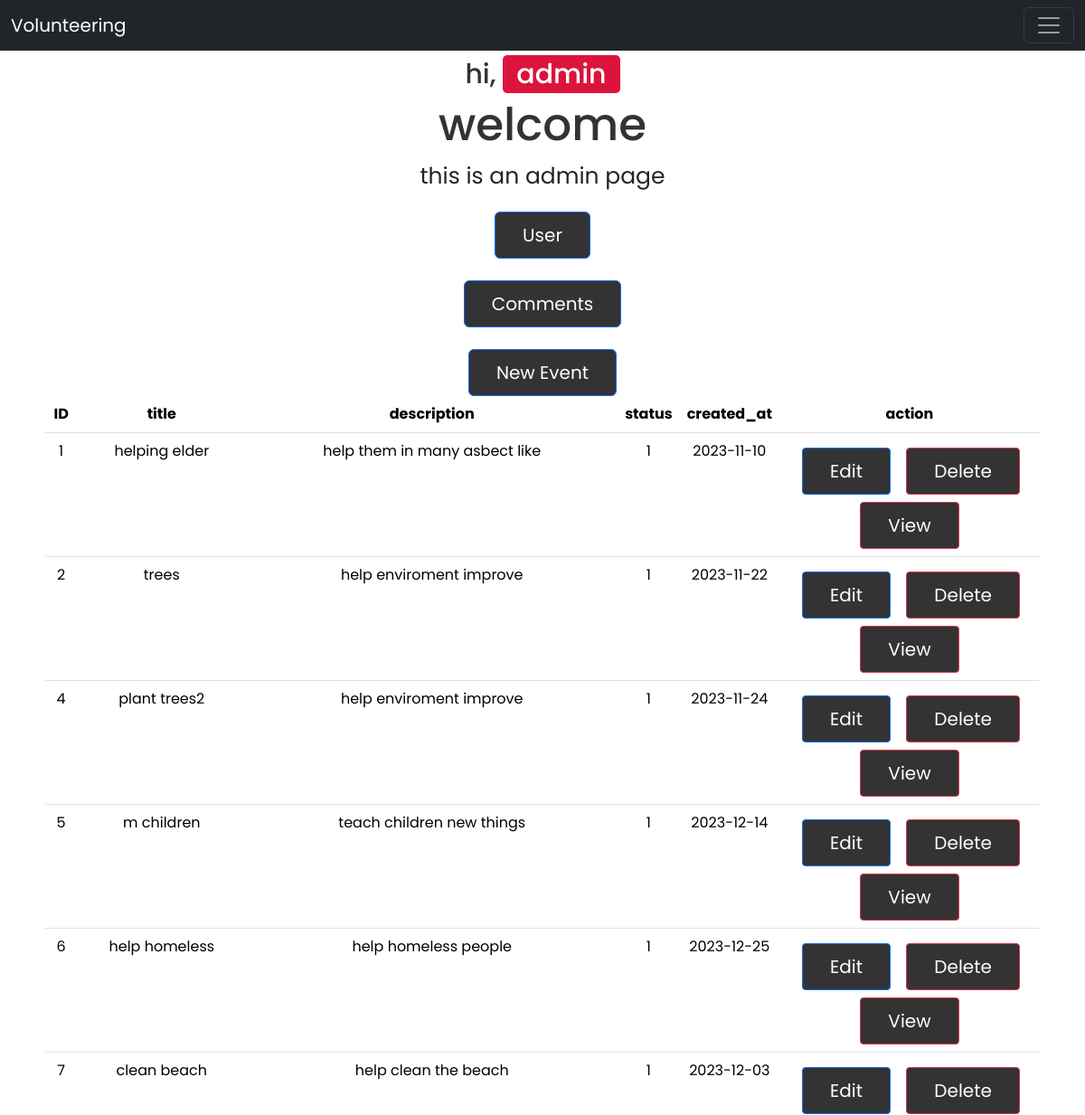
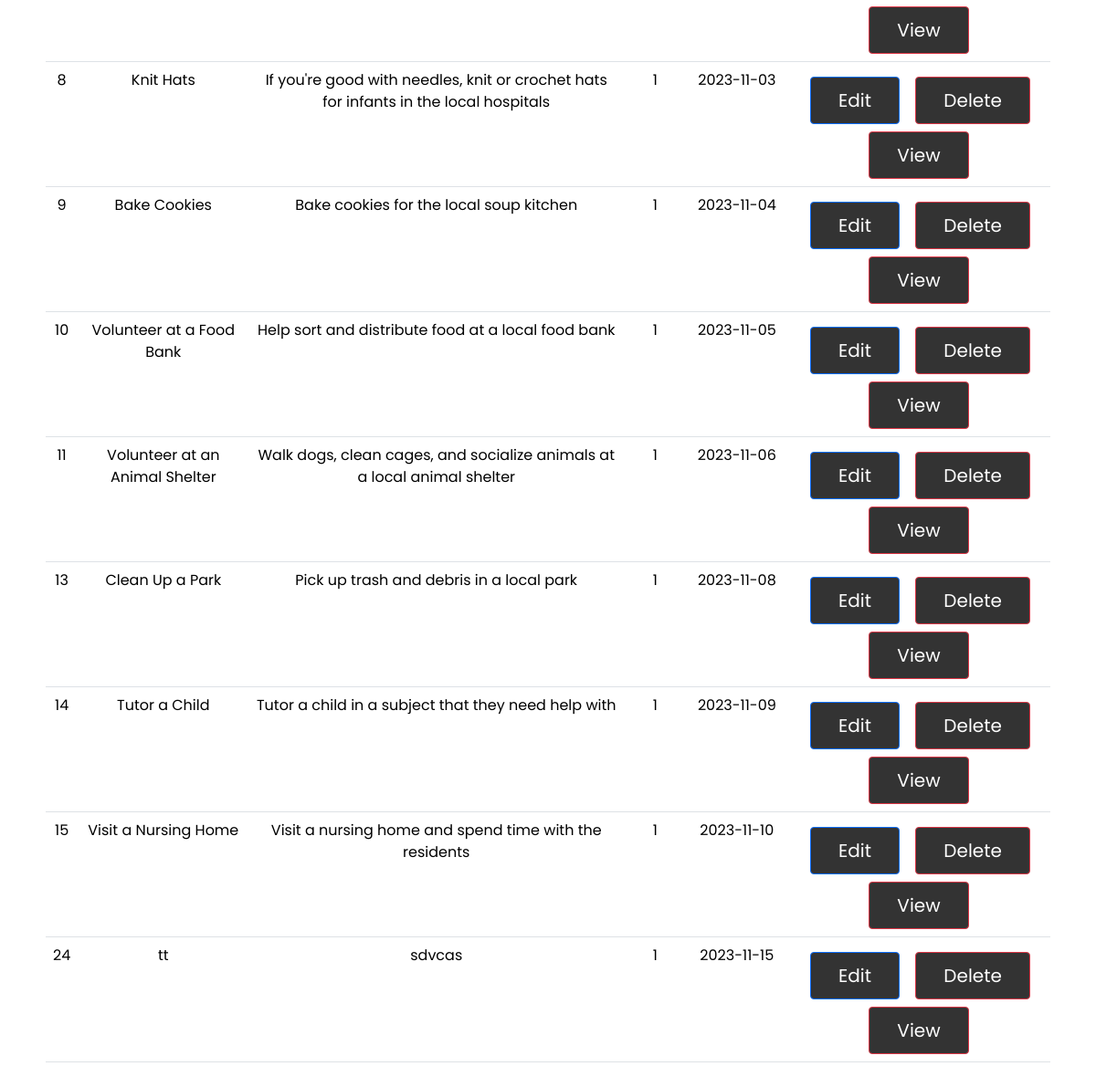
The app's page /admin_page.php with its own data (2 pictures, top to bottom).
### tables this page shows
CREATE TABLE `events` (
  `events_id` int(11) NOT NULL,
  `title` varchar(100) DEFAULT NULL,
  `description` text DEFAULT NULL,
  `status` tinyint(1) NOT NULL DEFAULT 1,
  `created_at` date DEFAULT NULL,
  `category` int(1) NOT NULL,
  `participant` int(2) NOT NULL
);

### admin_page.php (the view, shortened to what this page needs)
<?php
$or="";
$or1="";
$WHERE="";
?>
<!DOCTYPE html>
<html lang="en">
<head>
       <link rel="stylesheet" href="https://cdnjs.cloudflare.com/ajax/libs/font-awesome/6.4.2/css/all.min.css">
      <link rel="stylesheet" href="https://cdn.jsdelivr.net/npm/bootstrap@5.3.2/dist/css/bootstrap.min.css">
   <link rel="stylesheet" href="css/style.css">
</head>
<body>
<nav class="navbar navbar-dark bg-dark fixed-top ">
  <div class="container-fluid">
  <a class="navbar-brand text-white" href="done/Home.php">Volunteering</a>
    <button class="navbar-toggler" type="button" data-bs-toggle="offcanvas" data-bs-target="#offcanvasDarkNavbar" aria-controls="offcanvasDarkNavbar" aria-label="Toggle navigation">
      <span class="navbar-toggler-icon"></span>
    </button>
  </div>
</nav>
<div class="container">
   <div class="content">
      <h3>d</h3>
      <h3>hi, <span>admin</span></h3>
      <h1>welcome <span></span></h1>
      <p>this is an admin page</p>
      <a class="btn btn-primary"  href="admin_user_page.php" role="button"> user </a><br>
      <br>
      <a class="btn btn-primary"  href="comments_event_view.php" role="button"> comments </a><br>
      <br>
      <a class="btn btn-primary" href="create_event.php" role="button">New event</a><br>
         <table class="table">
            <thead>
                <tr>
                    <th>ID</th>
                    <th>title</th>
                    <th>description</th>
                    <th>status</th>
                    <th>created_at</th>
                    <th>action</th>
                </tr>
            </thead>
            <tbody>
                <?php
             $conn = mysqli_connect('localhost','root','','test333');
            $sql="SELECT * FROM events ".$WHERE .
            (empty($created_at) ? "" : " created_at='$created_at' ")
            .$or.(empty($title) ? "" : " title LIKE'%$title%' ")
            .$or1.(empty($CATEGORY) ? "" : " category='$CATEGORY' ") ;
            $result = mysqli_query($conn,$sql);
            if ($result->num_rows > 0) {
                while ($row=$result->fetch_assoc()) {
                    echo "<tr>
                    <td>$row[events_id]</td>
                    <td>$row[title]</td>
                    <td>$row[description]</td>
                    <td>$row[status]</td>
                    <td>$row[created_at]</td>
                    <td>
                        <a class='btn btn-primary btn-sm m-2' href='edit_event.php?id=$row[events_id]'>Edit</a>
                        <a class='btn btn-danger btn-sm' href='delete_event.php?id=$row[events_id]'>Delete</a>
                        <a class='btn btn-danger btn-sm' href='event_page_view.php?id=$row[events_id]'>view</a>
                    </td>
                </tr>";
                }
        }else{
            echo"<h1 class='col-9 text-center'>Found Nothing</h1>";
        }
                ?>
            </tbody>
         </table>
   </div>
</div>
</body>
</html>

### css/style.css (style rules this page uses)
* { font-family: 'Poppins', sans-serif; margin: 0; padding: 0; box-sizing: border-box; outline: none; border: none; text-decoration: none; }
.container { min-height: 100vh; display: flex; align-items: center; justify-content: center; padding: 20px; padding-bottom: 60px; }
.container .content { text-align: center; }
.container .content h3 { font-size: 30px; color: #333; }
.container .content h3 span { background: crimson; color: #fff; border-radius: 5px; padding: 0 15px; }
.container .content h1 { font-size: 50px; color: #333; }
.container .content p { font-size: 25px; margin-bottom: 20px; }
.container .content .btn { display: inline-block; padding: 10px 30px; font-size: 20px; background: #333; color: #fff; margin: 0 5px; text-transform: capitalize; }

### records on screen
events: events_id "1", title "helping elder", description "help them in many asbect like", status "1", created_at "2023-11-10"
events: events_id "2", title "trees", description "help enviroment improve", status "1", created_at "2023-11-22"
events: events_id "4", title "plant trees2", description "help enviroment improve", status "1", created_at "2023-11-24"
events: events_id "5", title "m children", description "teach children new things", status "1", created_at "2023-12-14"
events: events_id "6", title "help homeless", description "help homeless people", status "1", created_at "2023-12-25"
events: events_id "7", title "clean beach", description "help clean the beach", status "1", created_at "2023-12-03"
events: events_id "8", title "Knit Hats", description "If you're good with needles, knit or crochet hats for infants in the local hospitals", status "1", created_at "2023-11-03"
events: events_id "9", title "Bake Cookies", description "Bake cookies for the local soup kitchen", status "1", created_at "2023-11-04"
events: events_id "10", title "Volunteer at a Food Bank", description "Help sort and distribute food at a local food bank", status "1", created_at "2023-11-05"
events: events_id "11", title "Volunteer at an Animal Shelter", description "Walk dogs, clean cages, and socialize animals at a local animal shelter", status "1", created_at "2023-11-06"
events: events_id "13", title "Clean Up a Park", description "Pick up trash and debris in a local park", status "1", created_at "2023-11-08"
events: events_id "14", title "Tutor a Child", description "Tutor a child in a subject that they need help with", status "1", created_at "2023-11-09"
events: events_id "15", title "Visit a Nursing Home", description "Visit a nursing home and spend time with the residents", status "1", created_at "2023-11-10"
events: events_id "24", title "tt", description "sdvcas", status "1", created_at "2023-11-15"
